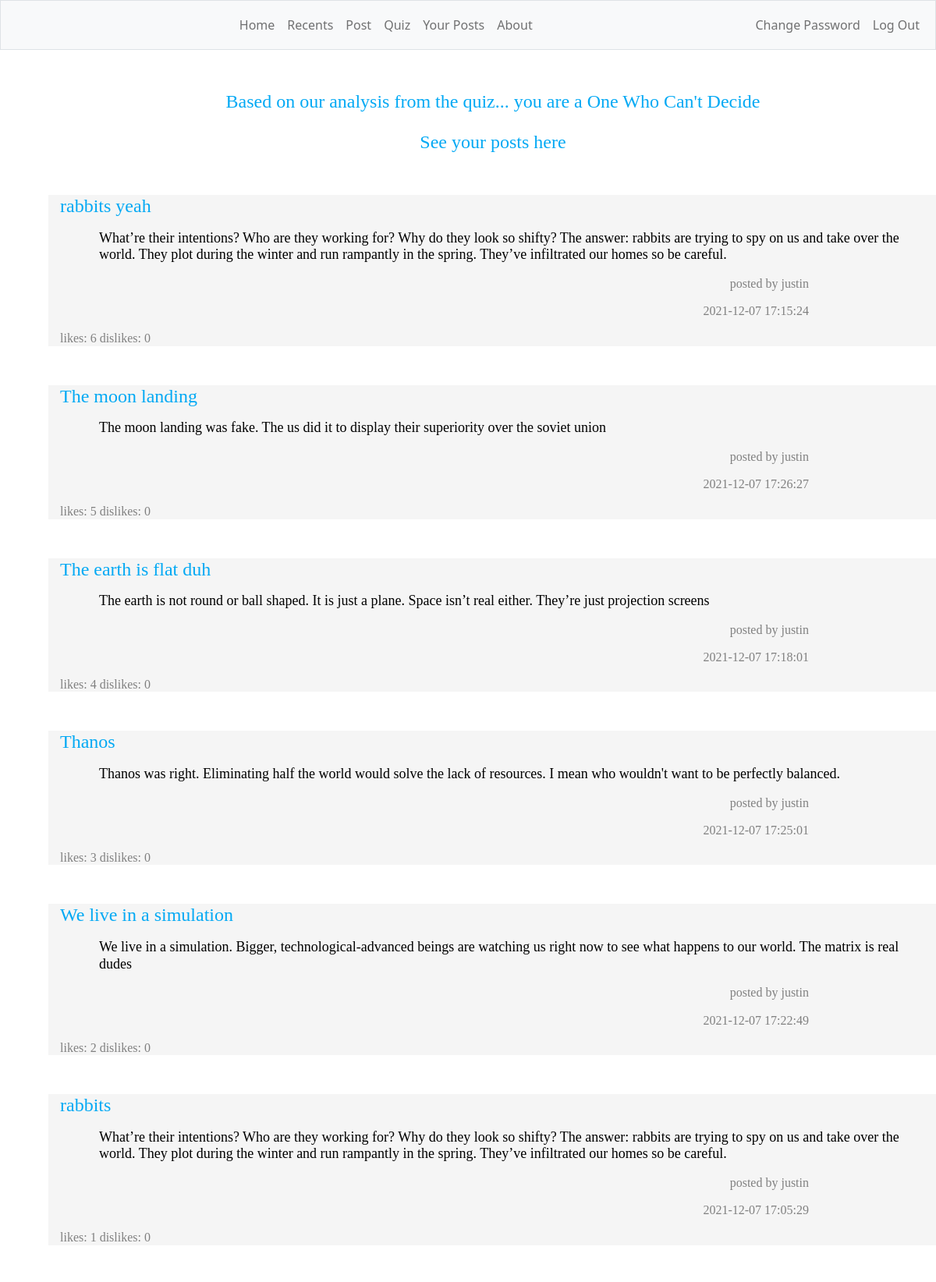
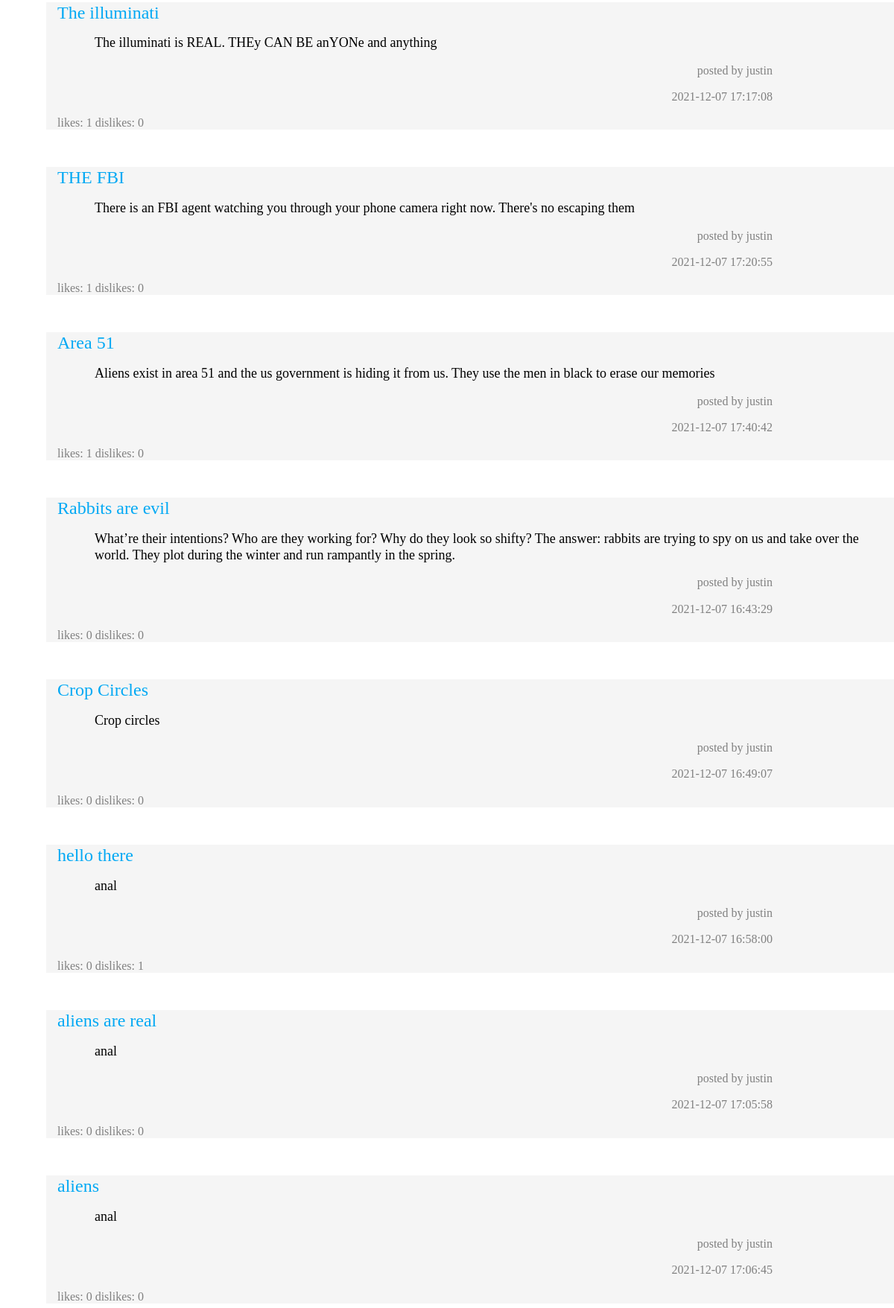
The app's page /your-posts (signed in, upper part) with its own data (2 pictures, top to bottom).
### tables this page shows
CREATE TABLE 'theories' ('name' TEXT, 'user' TEXT, 'content' TEXT, 'upvotes' INTEGER DEFAULT 0 , 'downvotes' INTEGER DEFAULT 0 , date TEXT, id INTEGER, 'genre' TEXT DEFAULT NULL);

### app.py (the view)
@app.route("/your-posts")
@login_required
def history():
    quizResults = db.execute("SELECT * FROM quiz WHERE username = ?", session["user_id"])
    try:
        results = "Based on our analysis from the quiz... you are a "
        if quizResults[0]["wellround"] == 1:
            temp = "Well-Rounder"
            if quizResults[0]["skeptic"] == 1:
                temp = "Skeptic"
            if quizResults[0]["believer"] == 1:
                temp = "True Believer"
            results += temp
        else:
            results += quizResults[0]["result"]
    except:
        results = "Take the quiz to find out what kind of conspiracy theorist you are!"
    pastTheories = db.execute("SELECT * FROM theories WHERE id = ? ORDER BY upvotes DESC", session["user_id"])
    return render_template("history.html", results=results, quizResults=quizResults, pastTheories=pastTheories)

### app.py (called while the page is built)
@app.after_request
def after_request(response):
    response.headers["Cache-Control"] = "no-cache, no-store, must-revalidate"
    response.headers["Expires"] = 0
    response.headers["Pragma"] = "no-cache"
    return response

### helpers.py (called while the page is built)
def login_required(f):
    @wraps(f)
    def decorated_function(*args, **kwargs):
        if session.get("user_id") is None:
            return redirect("/login")
        return f(*args, **kwargs)
    return decorated_function

### templates/history.html (shortened to what this page needs)
<!DOCTYPE html>
<html lang="en">
    <head>
        <link href="https://cdn.jsdelivr.net/npm/bootstrap@5.1.3/dist/css/bootstrap.min.css" rel="stylesheet">
        <link href="/static/styles.css" rel="stylesheet">
    </head>
    <body>
        <nav class="autohide navbar navbar-expand-lg bg-light border navbar navbar-expand-md navbar-light">
            <div class="container-fluid">
                <div class="collapse navbar-collapse" id="navbar">
                    {% if session["user_id"] %}
                        <ul class="navbar-nav ms-auto">
                            <li class="nav-item"><a class="nav-link" href="/">Home</a></li>
                            <li class="nav-item"><a class="nav-link" href="/recents">Recents</a></li>
                            <li class="nav-item"><a class="nav-link" href="/post">Post</a></li>
                            <li class="nav-item"><a class="nav-link" href="/quiz">Quiz</a></li>
                            <li class="nav-item"><a class="nav-link" href="/your-posts">Your Posts</a></li>
                            <li class="nav-item"><a class="nav-link" href="/about">About</a></li>
                        </ul>
                        <ul class="navbar-nav ms-auto">
                            <li class="nav-item"><a class="nav-link" href="/change">Change Password</a></li>
                            <li class="nav-item"><a class="nav-link" href="/logout">Log Out</a></li>
                        </ul>
                    {% else %}
                        <ul class="navbar-nav ms-auto">
                            <li class="nav-item"><a class="nav-link" href="/register">Register</a></li>
                            <li class="nav-item"><a class="nav-link" href="/login">Log In</a></li>
                        </ul>
                    {% endif %}
                </div>
            </div>
        </nav>
        <main class="container-fluid py-5 text-center">
            {% block main %}
                <div class="container crimson large">
                    <p>{{ results }}</p>
                    <p>See your posts here</p>
                </div>
                {% for post in pastTheories %}
                <div class="container grey">
                    <h1 class="leftAlign crimson">{{ post.name }}</p>
                    <p class="paragraph black">{{ post.content }}</p>
                    <p class="author darkgrey">posted by {{ post.user }}</p>
                    <p class="author darkgrey">{{ post.date }}</p>
                    <p class="votes darkgrey">likes: {{ post.upvotes }} dislikes: {{ post.downvotes }}</p>
                </div>
                {% endfor %}
            {% endblock %}
        </main>
    </body>
</html>

### static/styles.css (style rules this page uses)
.container { margin-left: 50px; margin-right: 50px; padding-left: 15px; padding-right: 15px; font-family: "Comic Sans MS", "Comic Sans", cursive; }
.author { text-align: right; font-size: medium; font-family: "Comic Sans MS", "Comic Sans", cursive; margin-right: 150px; }
.crimson { color: #03a9f4; }
.paragraph { text-align: left; font-size: large; font-family: "Comic Sans MS", "Comic Sans", cursive; margin-left: 50px; }
.large { font-size: x-large; }
.leftAlign { text-align: left; font-size: x-large; margin-top: 50px; font-family: "Comic Sans MS", "Comic Sans", cursive; }
.grey { background-color: #F5F5F5; }
.black { color:#000000 }
.darkgrey { color:#808080 }
.votes { font-size: medium; font-family: "Comic Sans MS", "Comic Sans", cursive; }

### templates/history.html (style rules this page uses)
body { animation: fadeInAnimation ease 2s; animation-iteration-count: 1; animation-fill-mode: forwards; }

### records on screen
theories: name "rabbits yeah", content "What’re their intentions? Who are they working for? Why do they look so shifty? The answer: rabbits are trying to spy on us and take over the world. They plot during the winter and run rampantly in the spring. They’ve infiltrated our homes so be careful.", user "justin", date "2021-12-07 17:15:24", upvotes "6", downvotes "0"
theories: name "The moon landing", content "The moon landing was fake. The us did it to display their superiority over the soviet union", user "justin", date "2021-12-07 17:26:27", upvotes "5", downvotes "0"
theories: name "The earth is flat duh", content "The earth is not round or ball shaped. It is just a plane. Space isn’t real either. They’re just projection screens", user "justin", date "2021-12-07 17:18:01", upvotes "4", downvotes "0"
theories: name "Thanos", content "Thanos was right. Eliminating half the world would solve the lack of resources. I mean who wouldn't want to be perfectly balanced.", user "justin", date "2021-12-07 17:25:01", upvotes "3", downvotes "0"
theories: name "We live in a simulation", content "We live in a simulation. Bigger, technological-advanced beings are watching us right now to see what happens to our world. The matrix is real dudes", user "justin", date "2021-12-07 17:22:49", upvotes "2", downvotes "0"
theories: name "rabbits", content "What’re their intentions? Who are they working for? Why do they look so shifty? The answer: rabbits are trying to spy on us and take over the world. They plot during the winter and run rampantly in the spring. They’ve infiltrated our homes so be careful.", user "justin", date "2021-12-07 17:05:29", upvotes "1", downvotes "0"
theories: name "The illuminati", content "The illuminati is REAL. THEy CAN BE anYONe and anything", user "justin", date "2021-12-07 17:17:08", upvotes "1", downvotes "0"
theories: name "THE FBI", content "There is an FBI agent watching you through your phone camera right now. There's no escaping them", user "justin", date "2021-12-07 17:20:55", upvotes "1", downvotes "0"
theories: name "Area 51", content "Aliens exist in area 51 and the us government is hiding it from us. They use the men in black to erase our memories", user "justin", date "2021-12-07 17:40:42", upvotes "1", downvotes "0"
theories: name "Rabbits are evil", content "What’re their intentions? Who are they working for? Why do they look so shifty? The answer: rabbits are trying to spy on us and take over the world. They plot during the winter and run rampantly in the spring.", user "justin", date "2021-12-07 16:43:29", upvotes "0", downvotes "0"
theories: name "Crop Circles", content "Crop circles", user "justin", date "2021-12-07 16:49:07", upvotes "0", downvotes "0"
theories: name "hello there", content "anal", user "justin", date "2021-12-07 16:58:00", upvotes "0", downvotes "1"
theories: name "aliens are real", content "anal", user "justin", date "2021-12-07 17:05:58", upvotes "0", downvotes "0"
theories: name "aliens", content "anal", user "justin", date "2021-12-07 17:06:45", upvotes "0", downvotes "0"

### other values on screen
{{ results }} "Based on our analysis from the quiz... you are a One Who Can't Decide"
